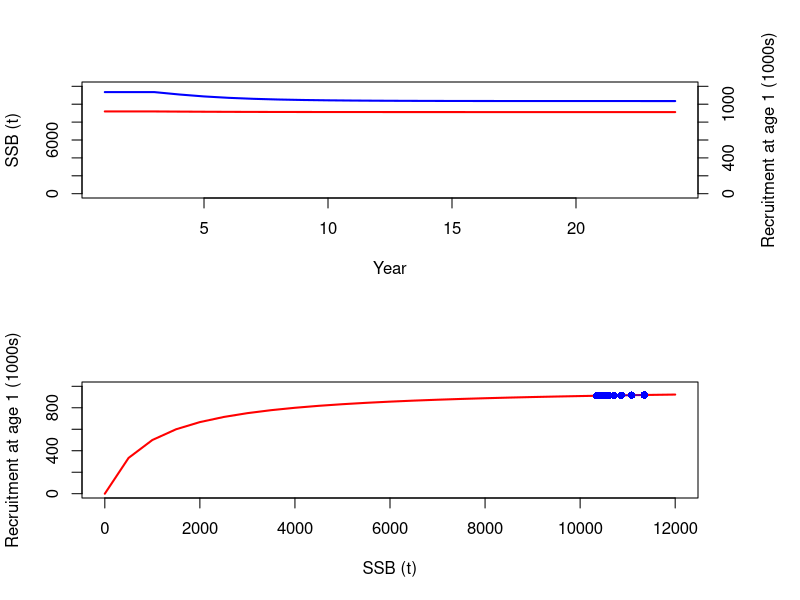
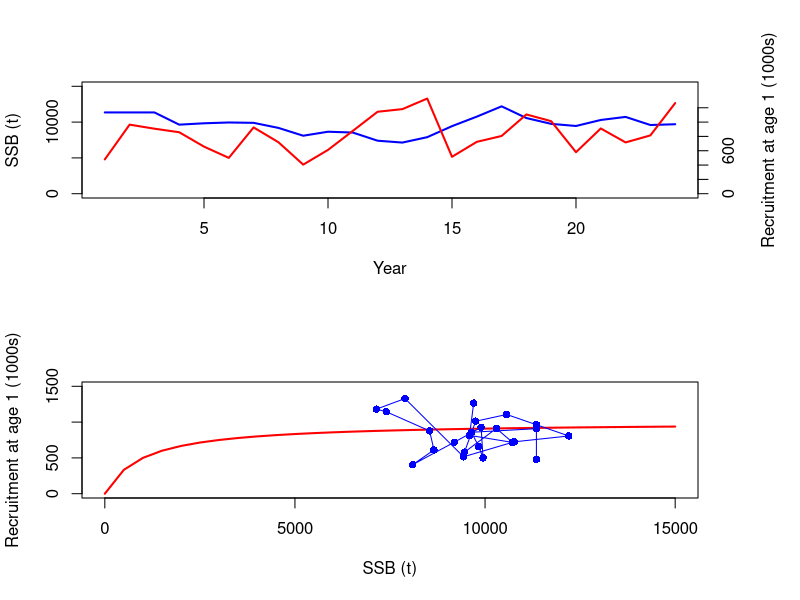

Reproduce these figures in R, in order.
################################################################################
## 1  Mortality

Amax <- 15
age <- 1:Amax
Ninit <- 1000
Nvec <- numeric(Amax)
M <- rep(0.2, Amax)
Fmort <- c(0, 0, rep(0.3, Amax-2))

Nvec[1] <- Ninit
for (a in 1:(Amax-1)) {
  Nvec[a+1] <- Nvec[a] * exp(-M[a]-Fmort[a])
}


data.frame(age, Nvec, M, Fmort)

################################################################################
## 2  Growth

Winf <- 10
k <- 0.5
t0 <- -0.1
b <- 3

w <- Winf * (1-exp(-k*(age-t0)))^b
B <- Nvec * w

data.frame(age, Nvec, w, B)
sum(B)

################################################################################
## 3  Recruitment

mat <- c(0, 0, rep(1,Amax-2))
SSBvec <- B * mat
sum(SSBvec)

alpha <- 1000
beta <- 1000
Tmax <- 25
year <- 1:Tmax

N <- matrix(nrow=Amax, ncol=Tmax)
SSB <- matrix(nrow=Amax, ncol=Tmax)

N[,1] <- Nvec
SSB[,1] <- N[,1] * mat * w

N[1,2] <- (alpha*sum(SSB[,1])) / (beta+sum(SSB[,1]))
for(a in 1:(Amax-1))
  N[a+1,2] <- N[a,1] * exp(-M[a]-Fmort[a])
SSB[,2] <- N[,2] * mat * w

for(t in 1:(Tmax-1))
{
  N[1,t+1] <- (alpha*sum(SSB[,t])) / (beta+sum(SSB[,t]))
  for(a in 1:(Amax-1))
    N[a+1,t+1] <- N[a,t] * exp(-M[a]-Fmort[a])
  SSB[,t+1] <- N[,t+1] * mat * w
}

round(N)

rec_age <- 1
SR <-
  data.frame(
    year = year[1:(Tmax - rec_age)],
    SSB = colSums(SSB)[1:(Tmax - rec_age)],
    Rec = N[1, (rec_age+1):Tmax]
  )

SSB.curve <- seq(0, 12000, by=500)
Rec.curve <- (alpha*SSB.curve) / (beta+SSB.curve)

par(mfrow=c(2,1), oma=c(0,0,0,3))
plot(SR$year, SR$SSB, ylim=c(0,12000), type="l", lwd=2, col="blue", xlab="Year",
     ylab="SSB (t)")
lines(SR$year, SR$Rec * 10, lwd = 2, col = "red")
axis(4, at=seq(0,12000,by=2000), labels=seq(0,1200,by=200))
mtext("Recruitment at age 1 (1000s)", side=4, line=3)

plot(SSB.curve, Rec.curve, ylim=c(0,1000), type="l", xlab="SSB (t)",
     ylab="Recruitment at age 1 (1000s)", lwd=2, col="red")
points(SR$SSB, SR$Rec, type="o", pch=16, col="blue")

data.frame(SSB.curve, Rec.curve)

################################################################################
## 4  Recruitment variability

v <- 1000

## Year 1
N[,1] <- Nvec
SSB[,1] <- N[,1] * mat * w

## Later years
for(t in 1:(Tmax-1))
{
  N[1,t+1] <- (alpha*sum(SSB[,t])) / (beta+sum(SSB[,t])) + v*runif(1,-0.5,0.5)
  for(a in 1:(Amax-1))
    N[a+1,t+1] <- N[a,t] * exp(-M[a]-Fmort[a])
  SSB[,t+1] <- N[,t+1] * mat * w
}

round(N, 3)

rec_age <- 1
SR <-
  data.frame(
    year = year[1:(Tmax - rec_age)],
    SSB = colSums(SSB)[1:(Tmax - rec_age)],
    Rec = N[1, (rec_age+1):Tmax]
  )

SSB.curve <- seq(0, 15000, by=500)
Rec.curve <- (alpha*SSB.curve) / (beta+SSB.curve)

plot(SR$year, SR$SSB, ylim=c(0,15000), type="l", lwd=2, col="blue", xlab="Year",
     ylab="SSB (t)")
lines(SR$year, SR$Rec * 10, lwd = 2, col = "red")
axis(4, at=seq(0,12000,by=2000), labels=seq(0,1200,by=200))
mtext("Recruitment at age 1 (1000s)", side=4, line=3)

plot(SSB.curve, Rec.curve, xlim=c(0,15000), ylim=c(0,1500), type="l",
     xlab="SSB (t)", ylab="Recruitment at age 1 (1000s)", lwd=2, col="red")
points(SR$SSB, SR$Rec, type="o", pch=16, col="blue")
